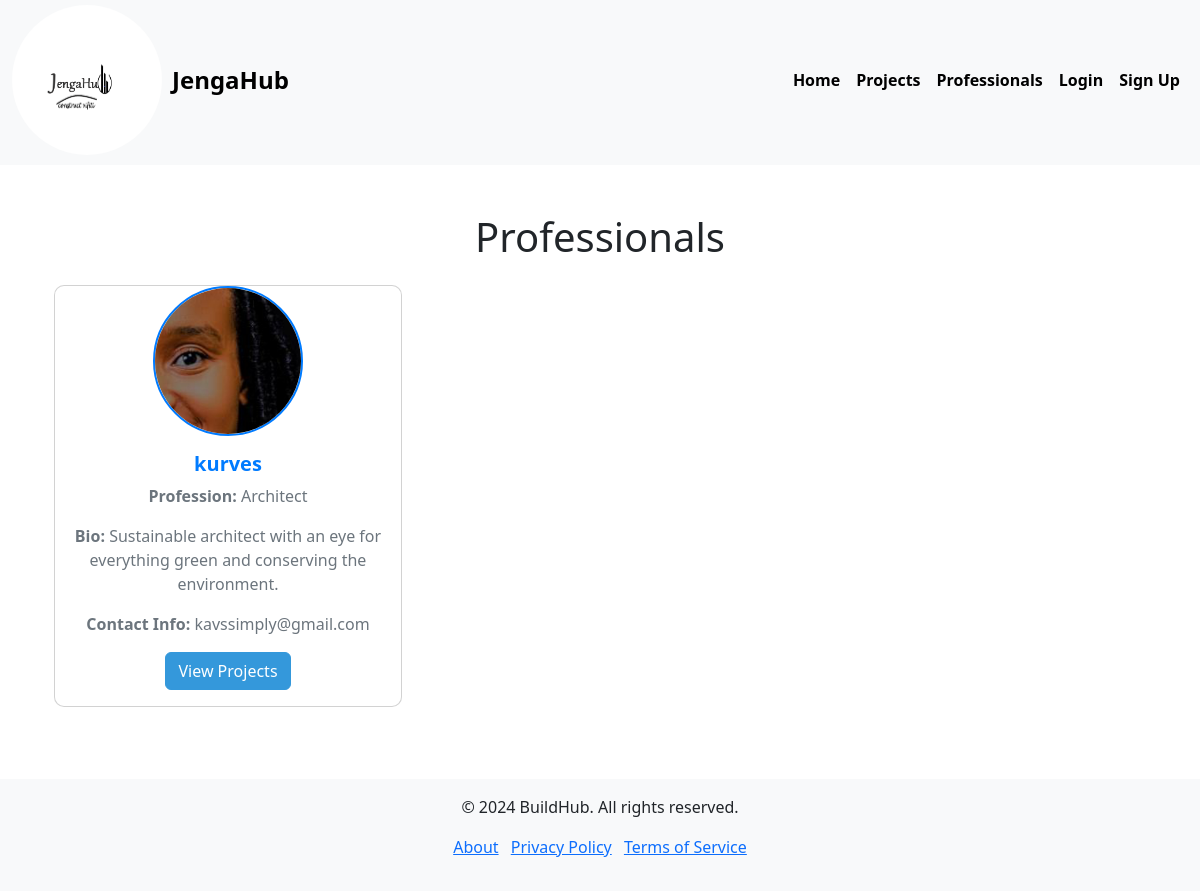
The page /jengahub/professionals/ on the database as committed earlier.
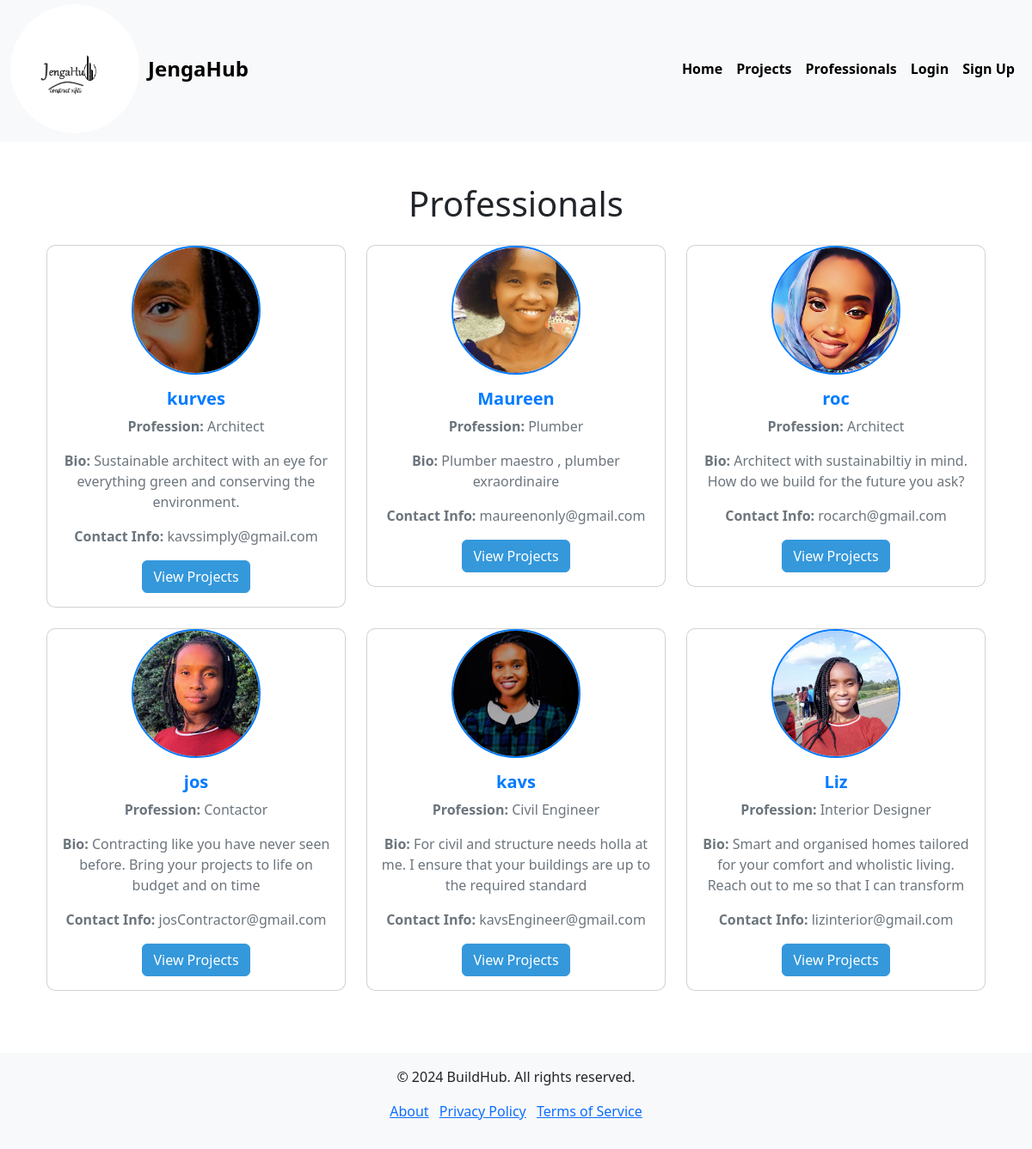
The same page on the database as committed later.
### jengaHubApp/models.py (models this page shows, shortened)
class Professional(models.Model):
    user = models.OneToOneField(User, on_delete=models.CASCADE)
    bio = models.TextField()
    profile_image = models.ImageField(upload_to='profiles/',default='default.png')
    profession = models.CharField(max_length=100)
    contact_info = models.CharField(max_length=255)

### jengaHubApp/views.py (the view)
# urls.py: path('professionals/', views.professionals, name='professionals'),
def professionals(request):
    all_professionals = Professional.objects.all()
    context = {
        'professionals': all_professionals
    }
    return render(request, 'jengaHubApp/professionals.html', context)

### jengaHubApp/templates/jengaHubApp/professionals.html
{% extends 'base.html' %}
{% block content %}
<div class="container my-5">
    <h1 class="text-center mb-4">Professionals</h1>
    <div class="row professionals-list">
        {% for professional in professionals %}
            <div class="col-lg-4 col-md-6 col-sm-12 mb-4">
                <div class="card professional">
                    <img src="{{ professional.profile_image.url }}" class="rounded-circle profile-image" alt="Profile Image of {{ professional.user.username }}">
                    <div class="card-body text-center">
                        <h5 class="card-title">{{ professional.user.username }}</h5>
                        <p class="card-text"><strong>Profession:</strong> {{ professional.profession }}</p>
                        <p class="card-text"><strong>Bio:</strong> {{ professional.bio }}</p>
                        <p class="card-text"><strong>Contact Info:</strong> {{ professional.contact_info }}</p>
                        <a href="{% url 'jengaHubApp:projects' professional.id %}" class="btn btn-primary">View Projects</a>
                    </div>
                </div>
            </div>
        {% empty %}
            <p class="text-center">No professionals found.</p>
        {% endfor %}
    </div>
</div>
{% endblock %}

Rows that differ between the two databases and show on the page:
added Professional: profile_image (picture), user.username "Maureen", profession "Plumber", bio "Plumber maestro , plumber exraordinaire", contact_info "maureenonly@gmail.com"
added Professional: profile_image (picture), user.username "roc", profession "Architect", bio "Architect with sustainabiltiy in mind. How do we build for the future you ask?", contact_info "rocarch@gmail.com"
added Professional: profile_image (picture), user.username "jos", profession "Contactor", bio "Contracting like you have never seen before. Bring your projects to life on budget and on time", contact_info "josContractor@gmail.com"
added Professional: profile_image (picture), user.username "kavs", profession "Civil Engineer", bio "For civil and structure needs holla at me. I ensure that your buildings are up to the required standard", contact_info "kavsEngineer@gmail.com"
added Professional: profile_image (picture), user.username "Liz", profession "Interior Designer", bio "Smart and organised homes tailored for your comfort and wholistic living. Reach out to me so that I can transform…", contact_info "lizinterior@gmail.com"
